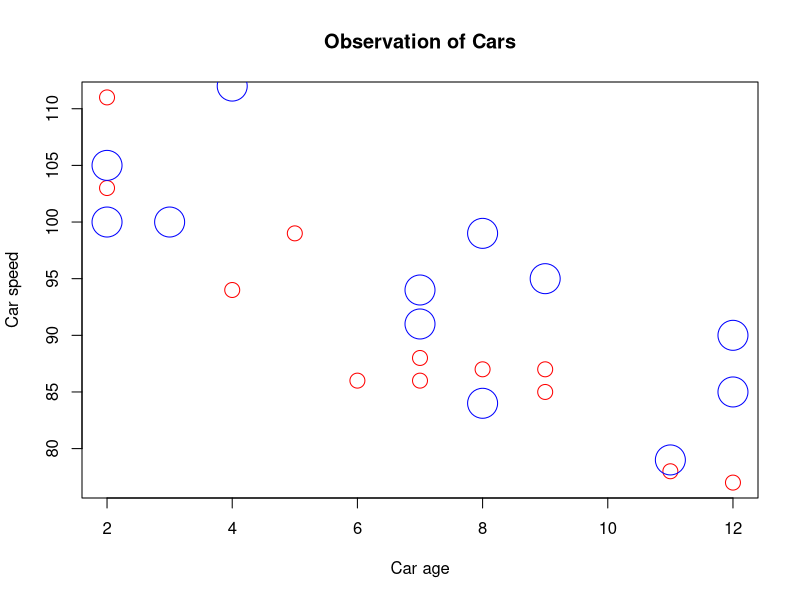

This chart was generated by the following R code:
# day one, the age and speed of 12 cars:
x1 <- c(5,7,8,7,2,2,9,4,11,12,9,6) #nolint
y1 <- c(99,86,87,88,111,103,87,94,78,77,85,86)#nolint

# day two, the age and speed of 15 cars:
x2 <- c(2,2,8,1,15,8,12,9,7,3,11,4,7,14,12)#nolint
y2 <- c(100,105,84,105,90,99,90,95,94,100,79,112,91,80,85)#nolint

plot(x1, y1, main="Observation of Cars", xlab="Car age", ylab="Car speed", col="red", cex=2)#nolint
points(x2, y2, col="blue", cex=4)#nolint